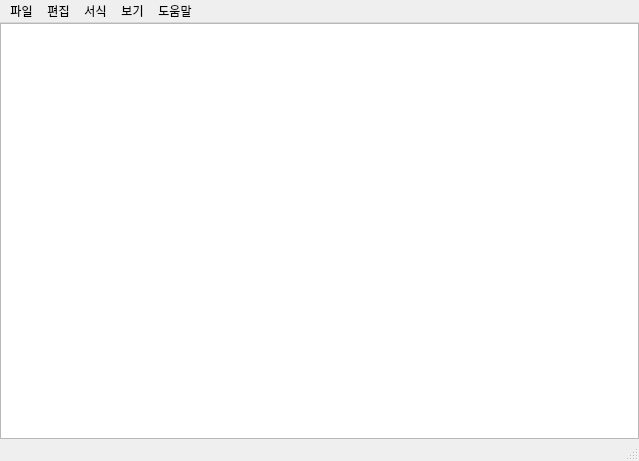
<?xml version="1.0" encoding="UTF-8"?>
<ui version="4.0">
 <class>MainWindow</class>
 <widget class="QMainWindow" name="MainWindow">
  <property name="geometry">
   <rect>
    <x>0</x>
    <y>0</y>
    <width>639</width>
    <height>461</height>
   </rect>
  </property>
  <property name="windowTitle">
   <string>FinalMemo</string>
  </property>
  <widget class="QWidget" name="centralwidget">
   <layout class="QGridLayout" name="gridLayout">
    <property name="leftMargin">
     <number>0</number>
    </property>
    <property name="topMargin">
     <number>0</number>
    </property>
    <property name="rightMargin">
     <number>0</number>
    </property>
    <property name="bottomMargin">
     <number>0</number>
    </property>
    <item row="0" column="0">
     <layout class="QGridLayout" name="gridLayout_2">
      <property name="topMargin">
       <number>0</number>
      </property>
      <item row="0" column="0">
       <widget class="QPlainTextEdit" name="plainTextEdit"/>
      </item>
     </layout>
    </item>
   </layout>
  </widget>
  <widget class="QMenuBar" name="menubar">
   <property name="geometry">
    <rect>
     <x>0</x>
     <y>0</y>
     <width>639</width>
     <height>21</height>
    </rect>
   </property>
   <widget class="QMenu" name="menu_file">
    <property name="title">
     <string>파일</string>
    </property>
    <addaction name="action_open"/>
    <addaction name="action_save"/>
    <addaction name="action_saveas"/>
    <addaction name="action_close"/>
   </widget>
   <widget class="QMenu" name="menu_edit">
    <property name="title">
     <string>편집</string>
    </property>
    <addaction name="action_cut"/>
    <addaction name="action_copy"/>
    <addaction name="action_paste"/>
    <addaction name="separator"/>
    <addaction name="action_undo"/>
    <addaction name="separator"/>
    <addaction name="action_find"/>
    <addaction name="action_next_find"/>
    <addaction name="action_prev_find"/>
    <addaction name="action_find_replace"/>
    <addaction name="action_go"/>
    <addaction name="separator"/>
    <addaction name="action_all_select"/>
    <addaction name="action_datetime"/>
   </widget>
   <widget class="QMenu" name="menu_form">
    <property name="title">
     <string>서식</string>
    </property>
    <addaction name="action_wrap"/>
    <addaction name="action_font"/>
   </widget>
   <widget class="QMenu" name="menu_view">
    <property name="title">
     <string>보기</string>
    </property>
    <widget class="QMenu" name="menu_zoom">
     <property name="title">
      <string>확대하기/축소하기</string>
     </property>
     <addaction name="action_zoon_in"/>
     <addaction name="action_zoom_out"/>
     <addaction name="action_zoom_restore"/>
    </widget>
    <addaction name="menu_zoom"/>
    <addaction name="action_statusbar_view"/>
   </widget>
   <widget class="QMenu" name="menu_help">
    <property name="title">
     <string>도움말</string>
    </property>
    <addaction name="action_help"/>
    <addaction name="action_info"/>
   </widget>
   <addaction name="menu_file"/>
   <addaction name="menu_edit"/>
   <addaction name="menu_form"/>
   <addaction name="menu_view"/>
   <addaction name="menu_help"/>
  </widget>
  <widget class="QStatusBar" name="statusbar"/>
  <action name="action_open">
   <property name="text">
    <string>열기</string>
   </property>
   <property name="shortcut">
    <string>Ctrl+O</string>
   </property>
  </action>
  <action name="action_save">
   <property name="text">
    <string>저장</string>
   </property>
   <property name="shortcut">
    <string>Ctrl+S</string>
   </property>
  </action>
  <action name="action_saveas">
   <property name="text">
    <string>다른 이름으로 저장</string>
   </property>
   <property name="shortcut">
    <string>Ctrl+Shift+S</string>
   </property>
  </action>
  <action name="action_close">
   <property name="text">
    <string>끝내기</string>
   </property>
  </action>
  <action name="action_cut">
   <property name="text">
    <string>잘라내기</string>
   </property>
   <property name="shortcut">
    <string>Ctrl+X</string>
   </property>
  </action>
  <action name="action_copy">
   <property name="text">
    <string>복사</string>
   </property>
   <property name="shortcut">
    <string>Ctrl+C</string>
   </property>
  </action>
  <action name="action_paste">
   <property name="text">
    <string>붙여넣기</string>
   </property>
   <property name="shortcut">
    <string>Ctrl+V</string>
   </property>
  </action>
  <action name="action_undo">
   <property name="text">
    <string>실행 취소</string>
   </property>
   <property name="shortcut">
    <string>Ctrl+Z</string>
   </property>
  </action>
  <action name="action_find">
   <property name="text">
    <string>찾기</string>
   </property>
   <property name="shortcut">
    <string>Ctrl+F</string>
   </property>
  </action>
  <action name="action_next_find">
   <property name="text">
    <string>다음 찾기</string>
   </property>
   <property name="shortcut">
    <string>F3</string>
   </property>
  </action>
  <action name="action_prev_find">
   <property name="text">
    <string>이전 찾기</string>
   </property>
   <property name="shortcut">
    <string>Shift+F3</string>
   </property>
  </action>
  <action name="action_find_replace">
   <property name="text">
    <string>바꾸기</string>
   </property>
   <property name="shortcut">
    <string>Ctrl+H</string>
   </property>
  </action>
  <action name="action_go">
   <property name="text">
    <string>이동</string>
   </property>
   <property name="shortcut">
    <string>Ctrl+G</string>
   </property>
  </action>
  <action name="action_all_select">
   <property name="text">
    <string>모두 선택</string>
   </property>
   <property name="shortcut">
    <string>Ctrl+A</string>
   </property>
  </action>
  <action name="action_datetime">
   <property name="text">
    <string>시간/날짜</string>
   </property>
   <property name="shortcut">
    <string>F5</string>
   </property>
  </action>
  <action name="action_wrap">
   <property name="text">
    <string>자동 줄바꿈</string>
   </property>
  </action>
  <action name="action_font">
   <property name="text">
    <string>글꼴</string>
   </property>
  </action>
  <action name="action_statusbar_view">
   <property name="text">
    <string>상태표시줄</string>
   </property>
  </action>
  <action name="action_help">
   <property name="text">
    <string>도움말 보기</string>
   </property>
  </action>
  <action name="action_info">
   <property name="text">
    <string>메모장 정보</string>
   </property>
  </action>
  <action name="action_zoon_in">
   <property name="text">
    <string>확대</string>
   </property>
   <property name="shortcut">
    <string>Ctrl+Shift+=</string>
   </property>
  </action>
  <action name="action_zoom_out">
   <property name="text">
    <string>축소</string>
   </property>
   <property name="shortcut">
    <string>Ctrl+-</string>
   </property>
  </action>
  <action name="action_zoom_restore">
   <property name="text">
    <string>기본값 복원</string>
   </property>
   <property name="shortcut">
    <string>Ctrl+0</string>
   </property>
  </action>
 </widget>
 <resources/>
 <connections/>
</ui>
